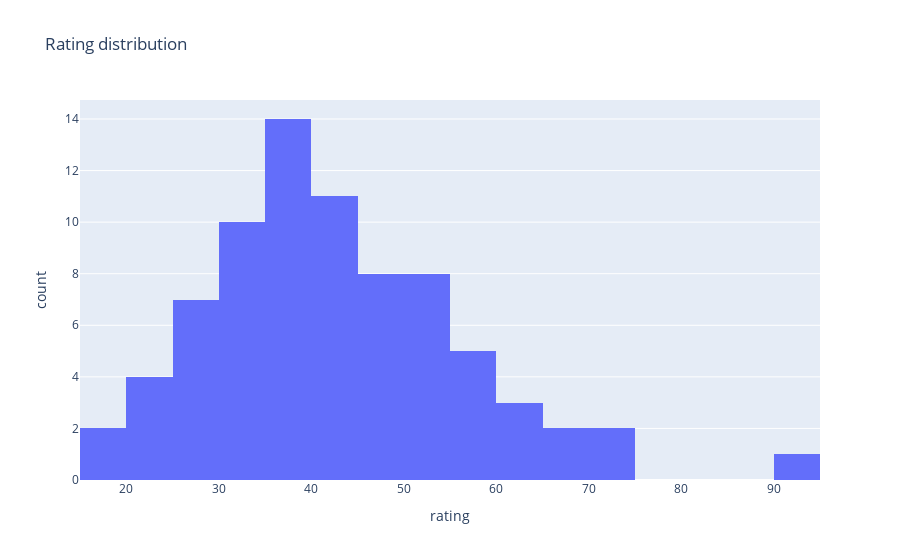

Write notebook code for a chart like this one.
### Markdown cell above
### 히스토그램
px.histogram()
최적화된 값으로 적절히 구간을 나눈다.

### Code cell
fig = px.histogram(df, x='rating', title='Rating distribution',)
fig.show()

### Figure 1 — Plotly figure (JSON) as saved in the notebook; plotly's stock layout.template omitted (floating-point values rounded to 4 significant figures)
{"data": [{"alignmentgroup": "True", "bingroup": "x", "hovertemplate": "rating=%{x}<br>count=%{y}<extra></extra>", "legendgroup": "", "marker": {"color": "#636efa", "pattern": {"shape": ""}}, "name": "", "offsetgroup": "", "orientation": "v", "showlegend": false, "type": "histogram", "x": [68.4, 33.98, 59.43, 93.7, 34.38, 29.51, 33.17, 37.04, 49.12, 53.31, 18.04, 50.76, 19.82, 40.4, 22.74, 41.45, 45.86, 35.78, 22.4, 40.45, 64.53, 46.9, 36.18, 44.33, 32.21, 31.44, 58.35, 40.92, 41.02, 28.03, 35.25, 23.8, 52.08, 53.37, 45.81, 21.87, 31.07, 28.74, 36.52, 36.47, 39.24, 45.33, 26.73, 54.85, 37.14, 34.14, 30.31, 40.11, 29.92, 40.69, 59.64, 30.45, 37.84, 41.5, 60.76, 63.01, 49.51, 50.83, 39.26, 39.7, 55.33, 42, 40.56, 68.24, 74.47, 72.8, 31.23, 53.13, 59.36, 38.84, 28.59, 46.66, 39.11, 27.75, 49.79, 51.59, 36.19], "xaxis": "x", "yaxis": "y"}], "layout": {"barmode": "relative", "legend": {"tracegroupgap": 0}, "title": {"text": "Rating distribution"}, "xaxis": {"anchor": "y", "domain": [0, 1], "title": {"text": "rating"}}, "yaxis": {"anchor": "x", "domain": [0, 1], "title": {"text": "count"}}}}
